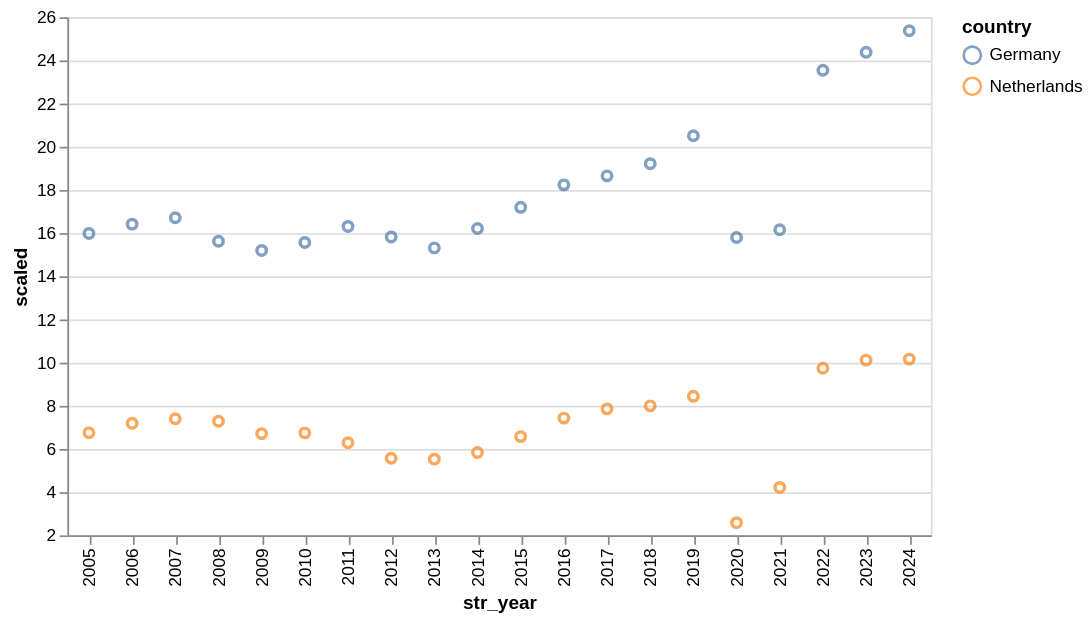

Write notebook code for a chart like this one.
### Code cell
charts[0]

### Figure 1 — Vega-Lite specification as saved in the notebook (floating-point values rounded to 4 significant figures)
{"config": {"view": {"continuousWidth": 300, "continuousHeight": 300}, "scale": {"zero": false}}, "data": {"name": "data-1d3a459636d4e67ec08a3db34542257c"}, "mark": {"type": "point", "tooltip": true}, "encoding": {"color": {"field": "country", "type": "nominal"}, "x": {"field": "str_year", "type": "nominal"}, "y": {"field": "scaled", "type": "quantitative"}}, "width": 500, "$schema": "https://vega.github.io/schema/vega-lite/v6.1.0.json", "datasets": {"data-1d3a459636d4e67ec08a3db34542257c": [{"code": "DEU", "year": 2005, "country": "Germany", "scaled": 15.99, "str_year": "2005"}, {"code": "DEU", "year": 2006, "country": "Germany", "scaled": 16.42, "str_year": "2006"}, {"code": "DEU", "year": 2007, "country": "Germany", "scaled": 16.71, "str_year": "2007"}, {"code": "DEU", "year": 2008, "country": "Germany", "scaled": 15.62, "str_year": "2008"}, {"code": "DEU", "year": 2009, "country": "Germany", "scaled": 15.2, "str_year": "2009"}, {"code": "DEU", "year": 2010, "country": "Germany", "scaled": 15.57, "str_year": "2010"}, {"code": "DEU", "year": 2011, "country": "Germany", "scaled": 16.31, "str_year": "2011"}, {"code": "DEU", "year": 2012, "country": "Germany", "scaled": 15.82, "str_year": "2012"}, {"code": "DEU", "year": 2013, "country": "Germany", "scaled": 15.32, "str_year": "2013"}, {"code": "DEU", "year": 2014, "country": "Germany", "scaled": 16.21, "str_year": "2014"}, {"code": "DEU", "year": 2015, "country": "Germany", "scaled": 17.2, "str_year": "2015"}, {"code": "DEU", "year": 2016, "country": "Germany", "scaled": 18.24, "str_year": "2016"}, {"code": "DEU", "year": 2017, "country": "Germany", "scaled": 18.65, "str_year": "2017"}, {"code": "DEU", "year": 2018, "country": "Germany", "scaled": 19.22, "str_year": "2018"}, {"code": "DEU", "year": 2019, "country": "Germany", "scaled": 20.51, "str_year": "2019"}, {"code": "DEU", "year": 2020, "country": "Germany", "scaled": 15.8, "str_year": "2020"}, {"code": "DEU", "year": 2021, "country": "Germany", "scaled": 16.16, "str_year": "2021"}, {"code": "DEU", "year": 2022, "country": "Germany", "scaled": 23.55, "str_year": "2022"}, {"code": "DEU", "year": 2023, "country": "Germany", "scaled": 24.38, "str_year": "2023"}, {"code": "DEU", "year": 2024, "country": "Germany", "scaled": 25.37, "str_year": "2024"}, {"code": "NLD", "year": 2005, "country": "Netherlands", "scaled": 6.755, "str_year": "2005"}, {"code": "NLD", "year": 2006, "country": "Netherlands", "scaled": 7.192, "str_year": "2006"}, {"code": "NLD", "year": 2007, "country": "Netherlands", "scaled": 7.402, "str_year": "2007"}, {"code": "NLD", "year": 2008, "country": "Netherlands", "scaled": 7.289, "str_year": "2008"}, {"code": "NLD", "year": 2009, "country": "Netherlands", "scaled": 6.714, "str_year": "2009"}, {"code": "NLD", "year": 2010, "country": "Netherlands", "scaled": 6.749, "str_year": "2010"}, {"code": "NLD", "year": 2011, "country": "Netherlands", "scaled": 6.288, "str_year": "2011"}, {"code": "NLD", "year": 2012, "country": "Netherlands", "scaled": 5.573, "str_year": "2012"}, {"code": "NLD", "year": 2013, "country": "Netherlands", "scaled": 5.531, "str_year": "2013"}, {"code": "NLD", "year": 2014, "country": "Netherlands", "scaled": 5.84, "str_year": "2014"}, {"code": "NLD", "year": 2015, "country": "Netherlands", "scaled": 6.574, "str_year": "2015"}, {"code": "NLD", "year": 2016, "country": "Netherlands", "scaled": 7.433, "str_year": "2016"}, {"code": "NLD", "year": 2017, "country": "Netherlands", "scaled": 7.861, "str_year": "2017"}, {"code": "NLD", "year": 2018, "country": "Netherlands", "scaled": 7.999, "str_year": "2018"}, {"code": "NLD", "year": 2019, "country": "Netherlands", "scaled": 8.442, "str_year": "2019"}, {"code": "NLD", "year": 2020, "country": "Netherlands", "scaled": 2.589, "str_year": "2020"}, {"code": "NLD", "year": 2021, "country": "Netherlands", "scaled": 4.223, "str_year": "2021"}, {"code": "NLD", "year": 2022, "country": "Netherlands", "scaled": 9.743, "str_year": "2022"}, {"code": "NLD", "year": 2023, "country": "Netherlands", "scaled": 10.12, "str_year": "2023"}, {"code": "NLD", "year": 2024, "country": "Netherlands", "scaled": 10.16, "str_year": "2024"}]}}
